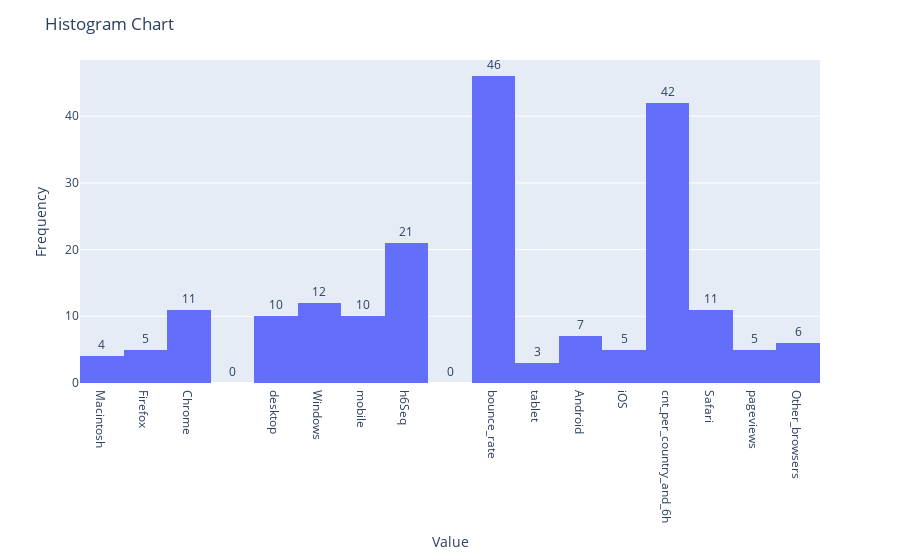

Write notebook code for a chart like this one.
### Code cell
import pandas as pd
import plotly.express as px
df = df_feat_imp


col_to_check = "2_imp_col"
# Create a histogram chart with value counts
fig = px.histogram(df, x=col_to_check, nbins=20)

# Add value counts as text labels on top of the bars
fig.update_traces(textposition='outside', texttemplate='%{y}')

fig.update_xaxes(ticktext=column_order, tickvals=df[col_to_check].unique())

# Set chart title and labels
fig.update_layout(
    title='Histogram Chart',
    xaxis_title='Value',
    yaxis_title='Frequency'
)

# Show the chart
fig.show()

### Figure 1 — Plotly figure (JSON) as saved in the notebook; plotly's stock layout.template omitted (floating-point values rounded to 4 significant figures; data arrays with more than 128 entries replaced by an {"elided": "..."} marker saying what was removed)
{"data": [{"alignmentgroup": "True", "bingroup": "x", "hovertemplate": "2_imp_col=%{x}<br>count=%{y}<extra></extra>", "legendgroup": "", "marker": {"color": "#636efa", "pattern": {"shape": ""}}, "name": "", "nbinsx": 20, "offsetgroup": "", "orientation": "v", "showlegend": false, "textposition": "outside", "texttemplate": "%{y}", "type": "histogram", "x": {"elided": "198 int values"}, "xaxis": "x", "yaxis": "y"}], "layout": {"barmode": "relative", "legend": {"tracegroupgap": 0}, "margin": {"t": 60}, "title": {"text": "Histogram Chart"}, "xaxis": {"anchor": "y", "domain": [0, 1], "ticktext": ["h6Seq", "cnt_per_country_and_6h", "pageviews", "bounce_rate", "Chrome", "Safari", "Firefox", "Other_browsers", "desktop", "mobile", "tablet", "Macintosh", "Windows", "Android", "iOS", "Linux", "Other_OS"], "tickvals": [8, 14, 16, 10, 3, 15, 2, 17, 5, 7, 11, 1, 6, 12, 13], "title": {"text": "Value"}}, "yaxis": {"anchor": "x", "domain": [0, 1], "title": {"text": "Frequency"}}}}
